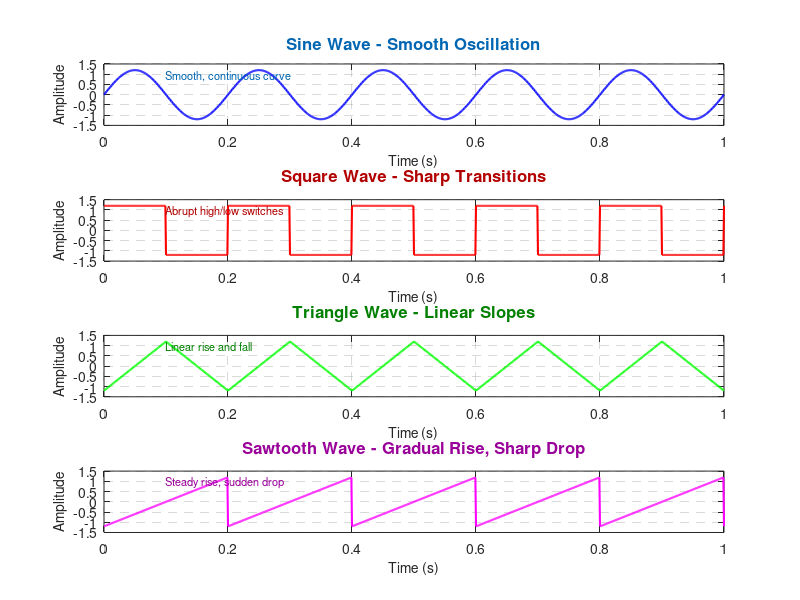

Here is the MATLAB script that generated this plot: (Note: this script raises an error after producing the figure.)
% Parameters
fs = 1000;          % Sampling frequency (Hz)
t = 0:1/fs:1;       % Time vector (1 second duration)
f = 5;              % Frequency of the waveform (Hz)
A = 1.2;            % Amplitude of the waveform (slightly increased for visibility)

% Generate waveforms
sine_wave = A * sin(2 * pi * f * t);                % Sine Wave
square_wave = A * square(2 * pi * f * t);           % Square Wave
triangle_wave = A * sawtooth(2 * pi * f * t, 0.5);  % Triangle Wave
sawtooth_wave = A * sawtooth(2 * pi * f * t);       % Sawtooth Wave

% Create figure with custom styling
figure('Name', 'Creative Waveform Visualization', 'Color', [0.95 0.95 0.95]);

% Sine Wave
subplot(4, 1, 1);
plot(t, sine_wave, 'b-', 'LineWidth', 1.5);
title('Sine Wave - Smooth Oscillation', 'FontSize', 12, 'FontWeight', 'bold', 'Color', [0 0.4 0.7]);
xlabel('Time (s)', 'FontSize', 10);
ylabel('Amplitude', 'FontSize', 10);
grid on;
set(gca, 'GridLineStyle', '--', 'GridColor', [0.5 0.5 0.5], 'GridAlpha', 0.3);
% Add annotation
text(0.1, A*0.8, 'Smooth, continuous curve', 'FontSize', 8, 'Color', [0 0.4 0.7]);

% Square Wave
subplot(4, 1, 2);
plot(t, square_wave, 'r-', 'LineWidth', 1.5);
title('Square Wave - Sharp Transitions', 'FontSize', 12, 'FontWeight', 'bold', 'Color', [0.7 0 0]);
xlabel('Time (s)', 'FontSize', 10);
ylabel('Amplitude', 'FontSize', 10);
grid on;
set(gca, 'GridLineStyle', '--', 'GridColor', [0.5 0.5 0.5], 'GridAlpha', 0.3);
% Add annotation
text(0.1, A*0.8, 'Abrupt high/low switches', 'FontSize', 8, 'Color', [0.7 0 0]);

% Triangle Wave
subplot(4, 1, 3);
plot(t, triangle_wave, 'g-', 'LineWidth', 1.5);
title('Triangle Wave - Linear Slopes', 'FontSize', 12, 'FontWeight', 'bold', 'Color', [0 0.5 0]);
xlabel('Time (s)', 'FontSize', 10);
ylabel('Amplitude', 'FontSize', 10);
grid on;
set(gca, 'GridLineStyle', '--', 'GridColor', [0.5 0.5 0.5], 'GridAlpha', 0.3);
% Add annotation
text(0.1, A*0.8, 'Linear rise and fall', 'FontSize', 8, 'Color', [0 0.5 0]);

% Sawtooth Wave
subplot(4, 1, 4);
plot(t, sawtooth_wave, 'm-', 'LineWidth', 1.5);
title('Sawtooth Wave - Gradual Rise, Sharp Drop', 'FontSize', 12, 'FontWeight', 'bold', 'Color', [0.6 0 0.6]);
xlabel('Time (s)', 'FontSize', 10);
ylabel('Amplitude', 'FontSize', 10);
grid on;
set(gca, 'GridLineStyle', '--', 'GridColor', [0.5 0.5 0.5], 'GridAlpha', 0.3);
% Add annotation
text(0.1, A*0.8, 'Steady rise, sudden drop', 'FontSize', 8, 'Color', [0.6 0 0.6]);

% Add a super title for the figure
sgtitle('Exploring Periodic Waveforms at 5 Hz', 'FontSize', 14, 'FontWeight', 'bold', 'Color', [0.2 0.2 0.2]);

% Adjust layout for better spacing
set(gcf, 'Position', [100, 100, 800, 600]); % Set figure size
